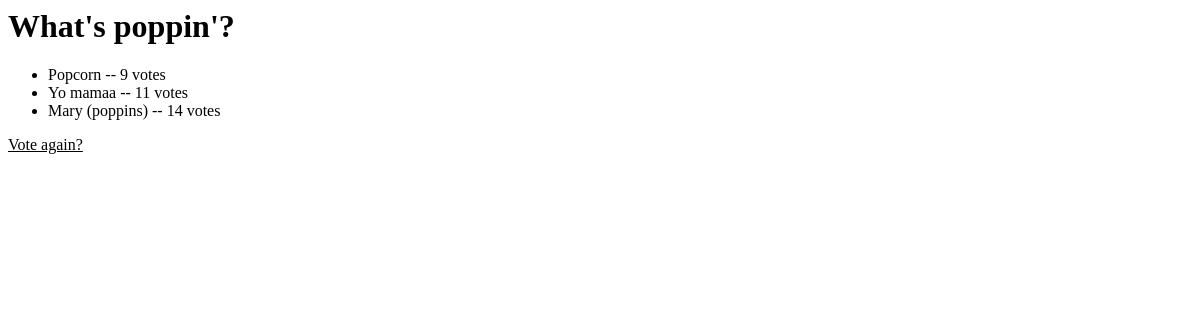
/3/results/, run on an earlier commit of the app's database.
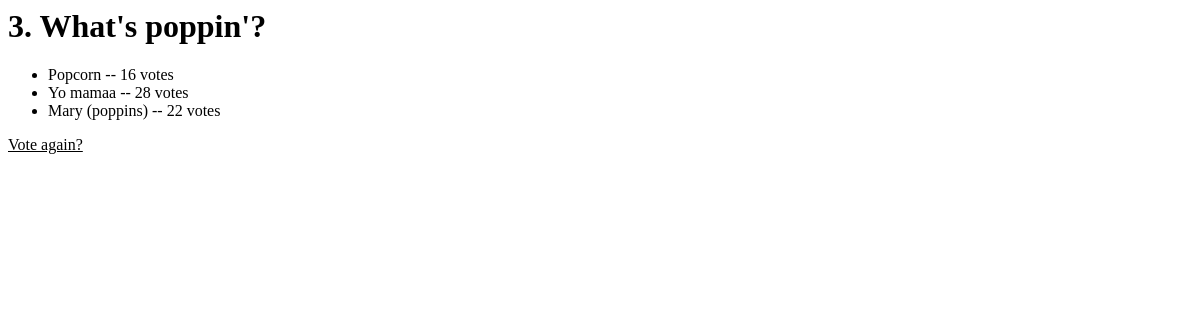
And on a later commit of the database.
### testapp/models.py (models this page shows, shortened)
class Question(models.Model):
    question_text = models.CharField(max_length=200)
    pub_date = models.DateTimeField('date published')

class Choice(models.Model):
    question = models.ForeignKey(Question, on_delete=models.CASCADE)
    choice_text = models.CharField(max_length=200)
    votes = models.IntegerField(default=0)

### testapp/views.py (the view)
# urls.py: path('<int:pk>/results/', views.ResultsView.as_view(), name='results'),
class ResultsView(generic.DetailView):
    model = Question
    template_name = 'testapp/results.html'

### testapp/templates/testapp/results.html
{% load static %}
<link rel="stylesheet" type="text/css" href="{% static 'testapp/main.css' %}">
<h1> {{ question.question_text}}</h1>
<ul>
{% for choice in question.choice_set.all %}
    <li>{{ choice.choice_text }} -- {{ choice.votes }} vote{{choice.votes|pluralize }}</li>
{% endfor %}
</ul>
<a id="voteagain" href="{% url 'testapp:detail' question.id %}">Vote again?</a>

What changed in the data, as far as the page shows it:
changed Question: question_text "What's poppin'?" → "3. What's poppin'?"
changed Choice "Popcorn": votes "9" → "16"
changed Choice "Yo mamaa": votes "11" → "28"
changed Choice "Mary (poppins)": votes "14" → "22"
